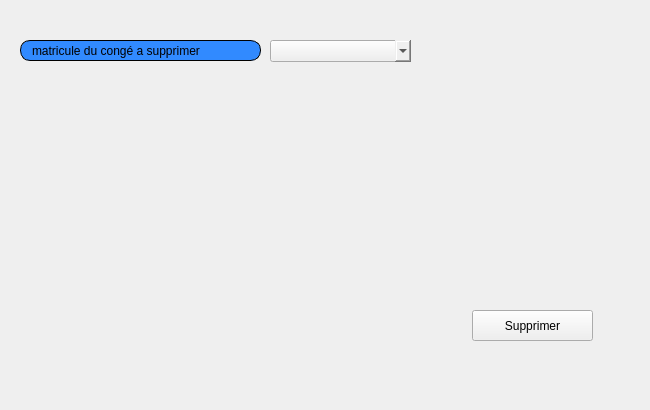
     <widget class="QWidget" name="tab_11">
      <attribute name="title">
       <string>Supprimer</string>
      </attribute>
      <widget class="QComboBox" name="comboBox_supprimer_conge">
       <property name="geometry">
        <rect>
         <x>270</x>
         <y>40</y>
         <width>161</width>
         <height>22</height>
        </rect>
       </property>
       <property name="styleSheet">
        <string notr="true">QComboBox {
    margin-right: 20px;
}
QComboBox::drop-down {
    subcontrol-origin: margin;
}</string>
       </property>
      </widget>
      <widget class="QLabel" name="label_31">
       <property name="geometry">
        <rect>
         <x>20</x>
         <y>40</y>
         <width>241</width>
         <height>21</height>
        </rect>
       </property>
       <property name="styleSheet">
        <string notr="true">border: 1px solid black;
border-radius: 10px;
padding: 0 8px;
background: #318aff;
font: bold, &quot;Arial&quot;;;
text-align:center;
</string>
       </property>
       <property name="text">
        <string>matricule du congé a supprimer</string>
       </property>
      </widget>
      <widget class="QPushButton" name="supprimer_conge">
       <property name="geometry">
        <rect>
         <x>472</x>
         <y>310</y>
         <width>121</width>
         <height>31</height>
        </rect>
       </property>
       <property name="styleSheet">
        <string notr="true">#supprimer_conge{
font: bold, &quot;Arial&quot;;;     background-color: qlineargradient(x1: 0, y1: 0, x2: 0, y2: 1,
                                       stop: 0 #dadbde, stop: 1 #f6f7fa);
}
#supprimer_conge:pressed {
font: bold, &quot;Arial&quot;;;     background-color: qlineargradient(x1: 0, y1: 0, x2: 0, y2: 1,
                                       stop: 0 #dadbde, stop: 1 #fff07b);


}</string>
       </property>
       <property name="text">
        <string>Supprimer</string>
       </property>
       <property name="icon">
        <iconset resource="ressources.qrc">
         <normaloff>:/images/img/PP.png</normaloff>:/images/img/PP.png</iconset>
       </property>
      </widget>
      <widget class="QLabel" name="label_47">
       <property name="geometry">
        <rect>
         <x>-10</x>
         <y>-10</y>
         <width>641</width>
         <height>401</height>
        </rect>
       </property>
       <property name="text">
        <string/>
       </property>
       <property name="pixmap">
        <pixmap resource="ressources.qrc">:/images/img/imf.jpg</pixmap>
       </property>
       <property name="scaledContents">
        <bool>true</bool>
       </property>
      </widget>
      <zorder>label_47</zorder>
      <zorder>comboBox_supprimer_conge</zorder>
      <zorder>label_31</zorder>
      <zorder>supprimer_conge</zorder>
     </widget>
